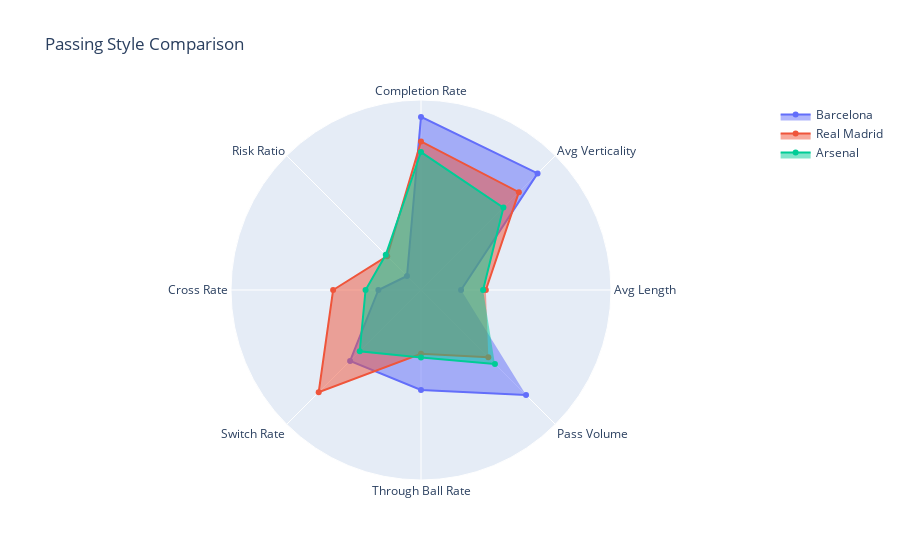

The notebook cell this image was saved under:
### Code cell
# Use the match-level playing style data to visualize play style using a radar chart to compare different teams.

import plotly.graph_objects as go
from sklearn.preprocessing import MinMaxScaler
import pandas as pd

# Aggregate to team level
features = ["avg_length", "avg_verticality", "completion_rate", "risk_ratio", "cross_rate", "switch_rate", "through_ball_rate", "pass_volume"]

team_style = (
    match_passing_style.group_by("team")
    .agg([pl.col(f).mean() for f in features])
    .to_pandas()
)

# Normalize features to a 0-1 scale for the chart
scaler = MinMaxScaler()
team_style[features] = scaler.fit_transform(team_style[features])

# Plot function to compare teams on the radar chart
def plot_team_radar(teams, df):
    fig = go.Figure()

    for team in teams:
        team_data = df[df['team'] == team]
        if team_data.empty:
            continue
            
        fig.add_trace(go.Scatterpolar(
            r=team_data[features].values.flatten().tolist(),
            theta=[f.replace("_", " ").title() for f in features],
            fill='toself',
            name=team
        ))

    fig.update_layout(
        polar=dict(
            radialaxis=dict(visible=False, range=[0, 1])
        ),
        showlegend=True,
        title="Passing Style Comparison",
    )
    fig.show()

# Demonstrate with sample teams
compare_teams = ["Barcelona", "Real Madrid", "Arsenal"]
plot_team_radar(compare_teams, team_style)

### Figure 1 — Plotly figure (JSON) as saved in the notebook; plotly's stock layout.template omitted (floating-point values rounded to 4 significant figures)
{"data": [{"fill": "toself", "name": "Barcelona", "r": [0.2108, 0.8677, 0.9111, 0.1043, 0.2243, 0.5277, 0.5265, 0.7819], "theta": ["Avg Length", "Avg Verticality", "Completion Rate", "Risk Ratio", "Cross Rate", "Switch Rate", "Through Ball Rate", "Pass Volume"], "type": "scatterpolar"}, {"fill": "toself", "name": "Real Madrid", "r": [0.3414, 0.7284, 0.7822, 0.2516, 0.4626, 0.7615, 0.3356, 0.5011], "theta": ["Avg Length", "Avg Verticality", "Completion Rate", "Risk Ratio", "Cross Rate", "Switch Rate", "Through Ball Rate", "Pass Volume"], "type": "scatterpolar"}, {"fill": "toself", "name": "Arsenal", "r": [0.3267, 0.6134, 0.7261, 0.2621, 0.2918, 0.456, 0.3553, 0.5504], "theta": ["Avg Length", "Avg Verticality", "Completion Rate", "Risk Ratio", "Cross Rate", "Switch Rate", "Through Ball Rate", "Pass Volume"], "type": "scatterpolar"}], "layout": {"polar": {"radialaxis": {"range": [0, 1], "visible": false}}, "showlegend": true, "title": {"text": "Passing Style Comparison"}}}
